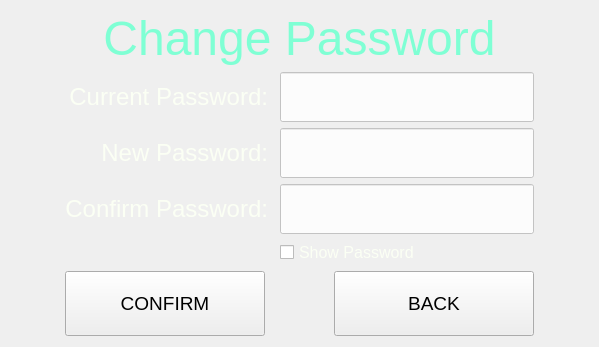
          <widget class="QWidget" name="StuChangePassword">
           <layout class="QGridLayout" name="gridLayout_5">
            <property name="leftMargin">
             <number>65</number>
            </property>
            <property name="rightMargin">
             <number>65</number>
            </property>
            <item row="3" column="0">
             <widget class="QLabel" name="lb_confirmPass">
              <property name="font">
               <font>
                <pointsize>18</pointsize>
               </font>
              </property>
              <property name="styleSheet">
               <string notr="true">#lb_confirmPass{
        color: #FBFFF4;
}</string>
              </property>
              <property name="text">
               <string>Confirm Password:</string>
              </property>
              <property name="alignment">
               <set>Qt::AlignRight|Qt::AlignTrailing|Qt::AlignVCenter</set>
              </property>
             </widget>
            </item>
            <item row="5" column="2" alignment="Qt::AlignRight">
             <widget class="QPushButton" name="button_back">
              <property name="minimumSize">
               <size>
                <width>200</width>
                <height>65</height>
               </size>
              </property>
              <property name="maximumSize">
               <size>
                <width>200</width>
                <height>65</height>
               </size>
              </property>
              <property name="font">
               <font>
                <pointsize>14</pointsize>
               </font>
              </property>
              <property name="text">
               <string>BACK</string>
              </property>
             </widget>
            </item>
            <item row="5" column="0">
             <widget class="QPushButton" name="button_confirm">
              <property name="minimumSize">
               <size>
                <width>200</width>
                <height>65</height>
               </size>
              </property>
              <property name="maximumSize">
               <size>
                <width>200</width>
                <height>65</height>
               </size>
              </property>
              <property name="font">
               <font>
                <pointsize>14</pointsize>
               </font>
              </property>
              <property name="text">
               <string>CONFIRM</string>
              </property>
             </widget>
            </item>
            <item row="2" column="2">
             <widget class="QLineEdit" name="txtNewPass">
              <property name="minimumSize">
               <size>
                <width>0</width>
                <height>50</height>
               </size>
              </property>
              <property name="maximumSize">
               <size>
                <width>612</width>
                <height>50</height>
               </size>
              </property>
              <property name="font">
               <font>
                <pointsize>20</pointsize>
               </font>
              </property>
              <property name="styleSheet">
               <string notr="true">color: #000000;
background-color: rgba(255,255,255,200);
padding-left: 10px;</string>
              </property>
              <property name="echoMode">
               <enum>QLineEdit::Password</enum>
              </property>
             </widget>
            </item>
            <item row="0" column="0" colspan="3">
             <widget class="QLabel" name="lb_changePass">
              <property name="maximumSize">
               <size>
                <width>16777215</width>
                <height>85</height>
               </size>
              </property>
              <property name="font">
               <font>
                <pointsize>36</pointsize>
               </font>
              </property>
              <property name="styleSheet">
               <string notr="true">#lb_changePass{
        color: #7FFFD4;
}</string>
              </property>
              <property name="text">
               <string>Change Password</string>
              </property>
              <property name="alignment">
               <set>Qt::AlignCenter</set>
              </property>
             </widget>
            </item>
            <item row="1" column="0">
             <widget class="QLabel" name="lb_curPass">
              <property name="font">
               <font>
                <pointsize>18</pointsize>
               </font>
              </property>
              <property name="styleSheet">
               <string notr="true">#lb_curPass{
        color: #FBFFF4;
}</string>
              </property>
              <property name="text">
               <string>Current Password:</string>
              </property>
              <property name="alignment">
               <set>Qt::AlignRight|Qt::AlignTrailing|Qt::AlignVCenter</set>
              </property>
             </widget>
            </item>
            <item row="2" column="0">
             <widget class="QLabel" name="lb_newPass">
              <property name="font">
               <font>
                <pointsize>18</pointsize>
               </font>
              </property>
              <property name="styleSheet">
               <string notr="true">#lb_newPass{
        color: #FBFFF4;
}</string>
              </property>
              <property name="text">
               <string>New Password:</string>
              </property>
              <property name="alignment">
               <set>Qt::AlignRight|Qt::AlignTrailing|Qt::AlignVCenter</set>
              </property>
             </widget>
            </item>
            <item row="1" column="2">
             <widget class="QLineEdit" name="txtCurPass">
              <property name="minimumSize">
               <size>
                <width>0</width>
                <height>50</height>
               </size>
              </property>
              <property name="maximumSize">
               <size>
                <width>612</width>
                <height>50</height>
               </size>
              </property>
              <property name="font">
               <font>
                <pointsize>20</pointsize>
               </font>
              </property>
              <property name="styleSheet">
               <string notr="true">color: #000000;
background-color: rgba(255,255,255,200);
padding-left: 10px;</string>
              </property>
              <property name="text">
               <string/>
              </property>
              <property name="echoMode">
               <enum>QLineEdit::Password</enum>
              </property>
             </widget>
            </item>
            <item row="3" column="2">
             <widget class="QLineEdit" name="txtConfirmPass">
              <property name="minimumSize">
               <size>
                <width>0</width>
                <height>50</height>
               </size>
              </property>
              <property name="maximumSize">
               <size>
                <width>612</width>
                <height>50</height>
               </size>
              </property>
              <property name="font">
               <font>
                <pointsize>20</pointsize>
               </font>
              </property>
              <property name="styleSheet">
               <string notr="true">color: #000000;
background-color: rgba(255,255,255,200);
padding-left: 10px;</string>
              </property>
              <property name="echoMode">
               <enum>QLineEdit::Password</enum>
              </property>
             </widget>
            </item>
            <item row="4" column="2">
             <widget class="QCheckBox" name="checkBox_2">
              <property name="font">
               <font>
                <pointsize>-1</pointsize>
               </font>
              </property>
              <property name="styleSheet">
               <string notr="true">#checkBox_2{
        color: #FBFFF4;
	font-size: 16px;
}</string>
              </property>
              <property name="text">
               <string>Show Password</string>
              </property>
             </widget>
            </item>
           </layout>
          </widget>
